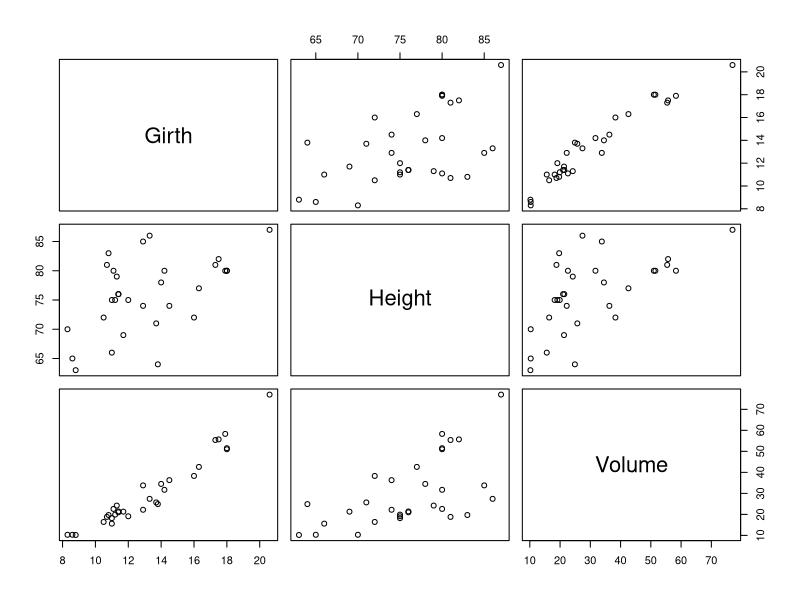
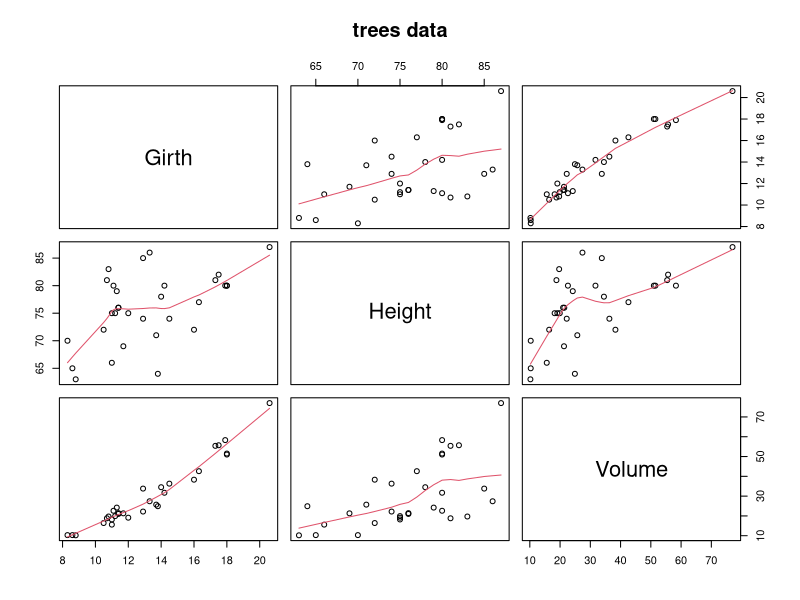
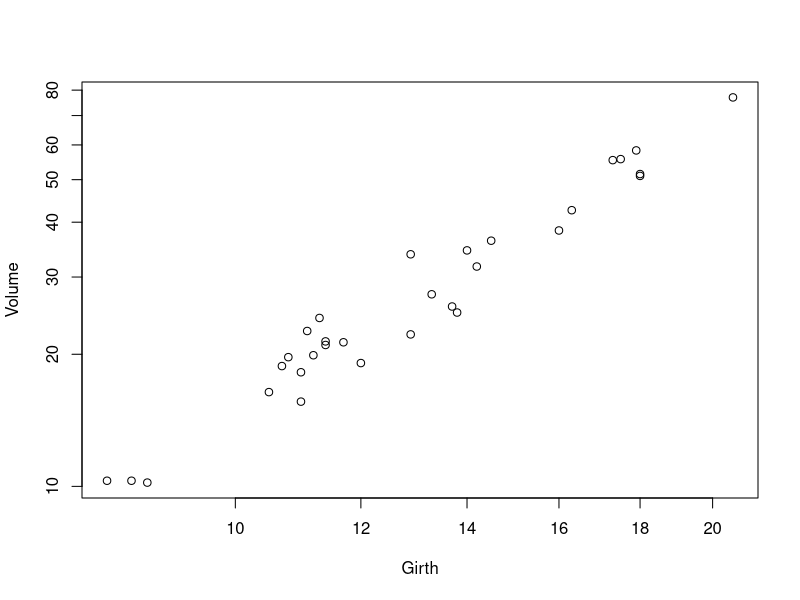

The R source for these figures, in order:
# tree data analysis
# diameter, height and volume of timber in 31 felled black cherry trees.

data("trees")
summary(trees)
pairs(trees)
# from trees help page
pairs(trees, panel = panel.smooth, main = "trees data")
plot(Volume ~ Girth, data = trees, log = "xy")
